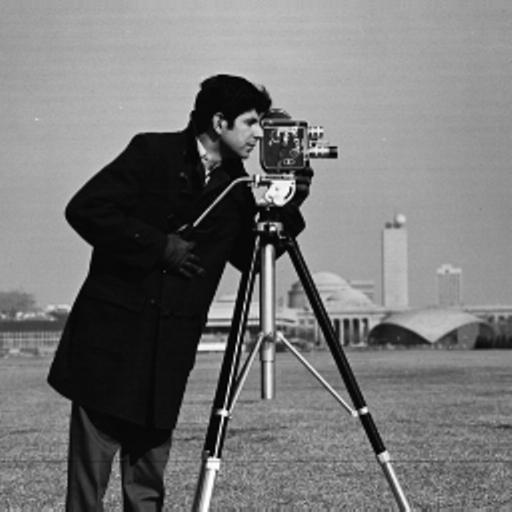
%> input picture data/cameraman.tif, 512 x 512 px
$ octave example_cameraman.m   (GNU Octave 9; MATLAB toolbox functions it lacks are replaced by stand-ins)
%> lines starting %> are read from the running program, lines starting %| are printed output that depends on the picture; in (x1, y1, x2, y2) boxes, pixels count from 0 and x2, y2 are one past the last pixel; in counts of white or black regions, pixels touching at a corner belong together; the program's own positions count from 1
### meanShiftSegmentFinal.m
function [pts_out,xy_out,cluster_sizes,clusters,clustersXY] = meanShiftSegmentFinal(X,bandwidth,options)
% Compute the mean shift procedure on the input data and return the clustered output
%
% Adapted from:
% Comaniciu and Meer. "Mean Shift: A Robust Approach Toward Feature Space
% Analysis" IEE Transactions on Pattern Analysis and Machine Intelligence.
% Vol. 24, No. 5, May 2002.
    % parameters
    if nargin < 3
        error('Invlaid usage: pts, bandwidth=(color,space,clusterSize), [options]');
    elseif nargin == 2
        options = {};
    end
    if ~isfield(options,'tolExit')
        options.tolExit = 1;
    end
    if ~isfield(options,'maxLoops')
        options.maxLoops = 100;
    end
    if ~isfield(options,'debug')
        options.debug = 0;
    end
    if ~isfield(options,'kernel')
        options.kernel = 'G';
    end
    if ~isfield(options,'mode')
        options.mode = 'A';
    end
    if ~isfield(options,'crand')
        options.crand = 0;
    end
    if ~isfield(options,'smooth')
        options.smooth = 0;
    end
    if ~isfield(options,'smoothLevel')
        options.smoothLevel = 0.1;
    end
    if ~isfield(options,'cs')
        options.cs = 0;
    end

    % check the mode
    if options.mode == 'A'
        disp('Computing everything')
    elseif options.mode == 'M'
        disp('Computing mean shift only -- clusters will be empty list');
    elseif options.mode == 'C'
        disp('Computing clusters only -- assuming X are already shifted')
    else
        disp('Valid modes are [A]ll (default), [M]ean shift only, [C]usters only');
    end

    % define Kernel functions
    l = size(X,1);
    w = size(X,2);
    features = size(X,3);
    if options.kernel == "G" % Gausian
        % 2*sigma^2 = bandwidth^2
        sigma_r = bandwidth(1)/sqrt(2);
        sigma_s = bandwidth(2)/sqrt(2);
        mGr = 1/(2*sigma_r^features);%(1/(2*pi*sigma_r^2))^(1/2);
        mGs = 1/(2*sigma_s^2);%(1/(2*pi*sigma_s^2))^(1/2);
        kernel = @(D)(mGr.*exp(-(D)/(2*sigma_r^2)));
        % if we use a fixed support we can pre-compute the distance weightings
        % use an odd-size square window with length greater than 5 times sigma
        wGxy = 2*floor(ceil(7*sigma_s)/2)+1;
        [xx,yy]=meshgrid(-(wGxy-1)/2:(wGxy-1)/2,-(wGxy-1)/2:(wGxy-1)/2);
        Gxy = mGs.*exp(-(xx.^2+yy.^2)/(2*sigma_s^2));
    elseif options.kernel == 'U' % Uniform
        kernel = @(D)(D<bandwidth(1)^2);
        % again we can use a fixed size window
        wGxy = floor(bandwidth(2)/2)*2+1;
        Gxy = ones(wGxy,wGxy);
    else
        error("Invalid Kernel Type: options are [G]ausian (default), [U]niform")
    end

    %%%%%%%%%%%%%%%%%%%%%%%%%%%%%%%%
    % first compute the mean shift %
    %%%%%%%%%%%%%%%%%%%%%%%%%%%%%%%%

    % loop until done shifting if requested
    if ~(options.mode == 'C')
        if options.debug
            tic
        end
        [currX,shiftData] = meanShift(X,Gxy,kernel,options);
        if options.debug
            t = toc;
            disp(['Total mean shift time: ', num2str(t), ' maxShifts: ', num2str(max(shiftData(:))), ...
                  ' medianShifts: ', num2str(median(shiftData(:))),' meanShifts: ', num2str(mean(shiftData(:)))]);
        end
    else
        currX = X;
    end
    % format the output points
    pts_out = currX(:,:,1:end-2);
    xy_out = currX(:,:,end-1:end);

    %%%%%%%%%%%%%%%%%%%%%%%%%%%%%%%%
    %  perform clustering on that  %
    %%%%%%%%%%%%%%%%%%%%%%%%%%%%%%%%

    % preform clustering is requested
    if ~(options.mode == 'M')
        if options.debug
            tic
        end
        if options.cs
            cluster_sizes = options.cs;
        elseif options.crand
            cluster_sizes = rand(l,w)*400;
        else
            [cluster_sizes] = computeClusterSizes(currX,bandwidth(1),max(size(Gxy)));
        end
        [clusters,clustersXY] = computeClusters(currX,cluster_sizes,bandwidth,max(size(Gxy)),options);
        if options.debug
            t = toc;
            disp(['Clustering Time: ', num2str(t)]);
        end
    else
        clusters = [];
        clustersXY = [];
        cluster_sizes = [];
    end
end

function [newX,shiftData] = meanShift(X,Gxy,kernel,options)
% given the original data X of size l by w by features where
% the last two features are (x,y) position and a spatial
% filter Gxy and a feature kernel and options compute
% the mean shift for each point and return it
    l = size(X,1);
    w = size(X,2);
    shiftData = zeros(l,w);
    deltaXY = (size(Gxy,1)-1)/2;
    % loop for now because vectored is too big
    currX = X;
    newX = currX;
    for i=1:l
        for j=1:w
            % we can note that because of fixed support we only care
            % about points within distance bandwith of the point and
            % can then compute the kernel for the color impact
            % we assume zero padding on the borders so compute the
            % various things we need to multiply and index with
            ieff = round(currX(i,j,end));
            jeff = round(currX(i,j,end-1));
            startX = jeff-deltaXY;
            endX = jeff+deltaXY;
            Gsx = 1;
            Gex = deltaXY*2+1;
            if startX < 1
                Gsx = -1*startX+2;
                startX = 1;
            else
                if endX >= size(X,2)
                    Gex = Gex - (endX-size(X,2));
                    endX = size(X,2);
                end
            end
            startY = ieff-deltaXY;
            endY = ieff+deltaXY;
            Gsy = 1;
            Gey = deltaXY*2+1;
            if startY < 1
                Gsy = -1*startY+2;
                startY = 1;
            else
                if endY >= size(X,1)
                    Gey = Gey - (endY-size(X,1));
                    endY = size(X,1);
                end
            end
            % now that we have the boundaries shift the point until
            % convergence to a local max (with perturbations to test
            % for saddle points)
            prevFinal = currX(i,j,:);
            for shifts=1:options.maxLoops
                % get the distance in the color space
                D1 = sum((X(startY:endY,startX:endX,1:end-2)-currX(i,j,1:end-2)).^2,3);
                % then compute the kernel of D (including /bandwidth)
                K1 = kernel(D1);
                K2 = Gxy(Gsy:Gey,Gsx:Gex);
                K = K1.*K2;
                % then compute the vectorized mean shift
                currX(i,j,:) = sum(sum(X(startY:endY,startX:endX,:).*K,1),2)/sum(K(:));
                % then check to see if we are converged
                delta = sum((currX(i,j,:)-newX(i,j,:)).^2,3);
                newX(i,j,:) = currX(i,j,:);
                if delta < options.tolExit
                    % if converged check to make sure we are at a local max
                    % by perturbing and only exiting if we have reached the
                    % same max twice
                    if sum((prevFinal - newX(i,j,:)).^2,3) < options.tolExit
                        shiftData(i,j) = shifts;
                        break;
                    else
                        prevFinal = newX(i,j,:);
                        newX(i,j,:) = newX(i,j,:) + rand(size(newX(i,j,:)));
                    end
                end
            end
        end
    end
end

function [cluster_sizes] = computeClusterSizes(currX,bandwidthLAB,sizeXY)
% given the shifted data currX of size l by w by features where
% the last two features are (x,y) position find the basin of attraction
% for all points as determined by the bandwidth
    scale = 1;
    sizeXY = scale*sizeXY;
    l = size(currX,1);
    w = size(currX,2);
    cluster_sizes = zeros(l,w);
    for r=1:l
        for c=1:w
            startY = max(r-sizeXY,1);
            endY = min(r+sizeXY,l);
            startX = max(c-sizeXY,1);
            endX = min(c+sizeXY,w);
            valid = sum((currX(startY:endY,startX:endX,1:end-2) - currX(r,c,1:end-2)).^2,3) < bandwidthLAB.^2;
            cluster_sizes(r,c) = nnz(valid);
        end
    end
end

function [clusters,clustersXY] = computeClusters(currX,cluster_sizes,bandwidth,sizeXY,options)
% given the shifted data currX of size l by w by features where
% the last two features are (x,y) position and given the size of the
% basin of attraction find the final clusters
    M = bandwidth(3);
    l = size(currX,1);
    w = size(currX,2);
    cluster_labels = zeros(l,w);
    label_to_point = [];
    cluster_sizes = cluster_sizes.*(cluster_sizes>M);
    done = 0;
    curr_label = 1;
    while ~done
        % find the heuristically largest cluster center left
        % and compute the window for that part of the state space
        [~,idx] = max(cluster_sizes(:));
        [r,c] = ind2sub([l,w],idx(1));
        currPt = currX(r,c,:);
        cluster_sizes(r,c) = 0;
        startY = max(r-sizeXY,1);
        endY = min(r+sizeXY,l);
        startX = max(c-sizeXY,1);
        endX = min(c+sizeXY,w);
        currWindow = currX(startY:endY,startX:endX,:);
        % then find all of the points that fall in that basin of attraction
        valid = sum((currWindow(:,:,1:end-2) - currPt(:,:,1:end-2)).^2,3) < bandwidth(1)^2;
        % and figure out which points where already assigned
        overlap = valid.*cluster_labels(startY:endY,startX:endX);
        overlap_labels = unique(overlap);
        overlap = overlap > 0;
        overlap_labels = overlap_labels(any(overlap_labels ~= 0,2),:);
        overlapCount = size(overlap_labels,1);
        % only place new clusters bigger than M pixels
        if nnz(valid) > M
            if overlapCount
                % if it overlaps with only one cluster than assign it to that cluster
                if overlapCount == 1
                    pt_label = overlap_labels(1);
                % else we need to potentially merge clusters
                else
                    % first we get the values of the merge candidates
                    merge_candidates = label_to_point(overlap_labels,:);
                    % and we compute the size of each cluster
                    size_f = @(index)(nnz(cluster_labels == overlap_labels(index)));
                    merge_candidates_sizes = arrayfun(size_f,1:length(overlap_labels));
                    % we need to compute the pairwise distances between the
                    % various clusters to see if they attract each other - we
                    % only compare the colors as this process is being done
                    % with the spatial restrictions already put in place by the
                    % windowing done to select these -- we can use pdist
                    % because in this case we have a small set to compare
                    mergeable = squareform(pdist(merge_candidates(:,1:3))) < bandwidth(1);
                    if nnz(mergeable)
                        weights = mergeable .* reshape(merge_candidates_sizes,1,[]);
                        % we then base off of the largest current cluster and
                        % update all of it's pairs and then descend until all that
                        % can be merged are by merging with a weighted average of
                        % the colors and space values for those areas.
                        [~,order] = sort(merge_candidates_sizes,'descend');
                        updated = zeros(overlapCount,1);
                        for loop=1:overlapCount
                            idx = order(loop);
                            ws = weights(idx,:);
                            val = ws*merge_candidates./sum(ws);
                            for posIdx=1:length(ws)
                                if ws(posIdx) > 0 && updated(posIdx) == 0
                                    label_to_point(overlap_labels(posIdx),:) = val;
                                    updated(posIdx) = 1;
                                end
                            end
                            if nnz(updated) == 0
                                break
                            end
                        end
                    end
                    merge_candidates_sizes = arrayfun(size_f,1:length(overlap_labels));
                    [~,idx] = max(merge_candidates_sizes);
                    pt_label = overlap_labels(idx);
                end
            % otherwise we have found a new cluster so assign it accordingly
            else
                pt_label = curr_label;
                label_to_point(pt_label,:) = reshape(currPt,1,[]);
                curr_label = curr_label + 1;
            end
            % save the appropriate values
            cluster_labels(startY:endY,startX:endX,:) = cluster_labels(startY:endY,startX:endX,:) + (valid-overlap).*pt_label;
            cluster_sizes(startY:endY,startX:endX,:) = cluster_sizes(startY:endY,startX:endX,:).*(~valid);
            done = nnz(cluster_sizes) == 0;
        end
    end
    cluster_labels(find(cluster_labels == 0)) = NaN;
    cluster_labels = fillmissing(cluster_labels,'nearest');
    % then smooth output if requested
    if options.smooth
        % find all of the clusters and sort them by size
        uniqueC = unique(cluster_labels);
        size_f = @(index)(nnz(cluster_labels == uniqueC(index)));
        clusterS = arrayfun(size_f,1:length(uniqueC));
        [~,orderS] = sort(clusterS,'ascend');
        % smooth out all of the small clusters to get rid of any patchy
        % ones (if a large cluster is a problem smoothing it will take over
        % the entire picture in this manner so it is skipped) but the user
        % can pick this with options.smoothLevel
        total = sum(clusterS < options.smoothLevel*sum(clusterS));
        % smooth with less than the bandwidh used before to not do too much
        SE = strel('disk',bandwidth(2)/3,8);
        for idx=1:total
            curr_c = orderS(idx);
            newLabels = imclose(cluster_labels == uniqueC(curr_c),SE);
            cluster_labels = cluster_labels.*~newLabels + uniqueC(curr_c).*newLabels;
        end
    end
    % finally create the final cluster values from the labels
    cluster_labels = reshape(cluster_labels,l*w,1);
    clusters = label_to_point(cluster_labels,:);
    clusters = reshape(clusters,l,w,[]);
    clustersXY = clusters(:,:,end-1:end);
    clusters = clusters(:,:,1:end-2);
end

### example_cameraman.m
clear;
% load in the image
im = double(imread('data/cameraman.tif'));
%> im: size 512x512 double; min 0, max 255, mean 118.3; mean of the top-left, top-right, bottom-left and bottom-right quarters 119.6, 153.4, 75.3, 125
im = floor(imresize(im,0.5));
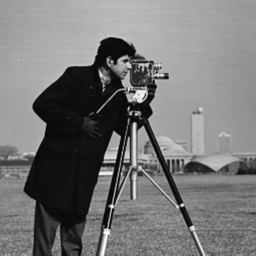
%> im: size 256x256 double; min -4, max 257, mean 117.8; drawn with min black and max white
% add in XY coords
[X,Y] = meshgrid(1:size(im,2),1:size(im,1));
data = cat(3,im,X,Y);
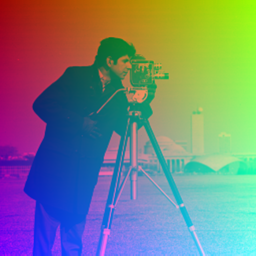
%> data: size 256x256x3 double; mean R, G, B 117.8, 128.5, 128.5; drawn with min black and max white
% set options and compute
options.debug = 1;
options.tolExit = 1;
options.kernel = 'U';
options.mode = 'A';
bw = [10,8,10];
[pts_out,~,~,clusters,clustersXY] = meanShiftSegmentFinal(data,bw,options);
%> after the loop in meanShift, `for i=1:l`:
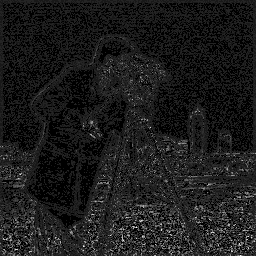
%> shiftData: size 256x256 double; min 1, max 22, mean 3.3; drawn with min black and max white
%| Total mean shift time: 10.651 maxShifts: 22 medianShifts: 3 meanShifts: 3.3309
%> after the loop in computeClusterSizes, `for r=1:l`:
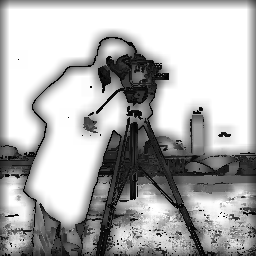
%> cluster_sizes: size 256x256 double; min 1, max 361, mean 249.9; drawn with min black and max white
%> the loop in computeClusters, `while ~done` made 1107 passes
%> (r, c, currPt, startY, endY, startX, endX) on passes 28, 33, 43: (60, 29, [169.7 29 60], 51, 69, 20, 38), (50, 30, [169.2 30 50], 41, 59, 21, 39), (50, 40, [172.6 40 50], 41, 59, 31, 49)
%> (r, c, currPt, startY, endY, startX, endX) on passes 2, 3, 4, 5, 7, 8: (20, 10, [156.5 10 20], 11, 29, 1, 19), (30, 10, [158.1 10 30], 21, 39, 1, 19), (40, 10, [158.9 10 40], 31, 49, 1, 19), (50, 10, [162.5 10 50], 41, 59, 1, 19), (80, 10, [165.9 10 80], 71, 89, 1, 19), (90, 10, [163.3 10 90], 81, 99, 1, 19)
%> after the loop in computeClusters, `while ~done`:
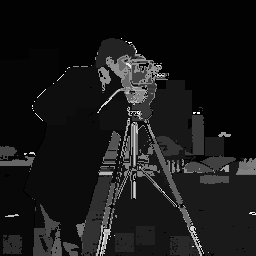
%> cluster_labels: size 256x256 double; min 0, max 86, mean 8.4; drawn with min black and max white
%> after the loop in computeClusters, `while ~done`: cluster_sizes: size 256x256 double; every value is 0
%> in computeClusters, `cluster_labels(find(cluster_labels == 0)) = NaN;`: cluster_labels: size 256x256 double; 1.06% of pixels changed, all inside (x1, y1, x2, y2) = (0, 37, 255, 256)
%> the run ends on the next line

$ run again, with data/baboon.tif copied over data/cameraman.tif
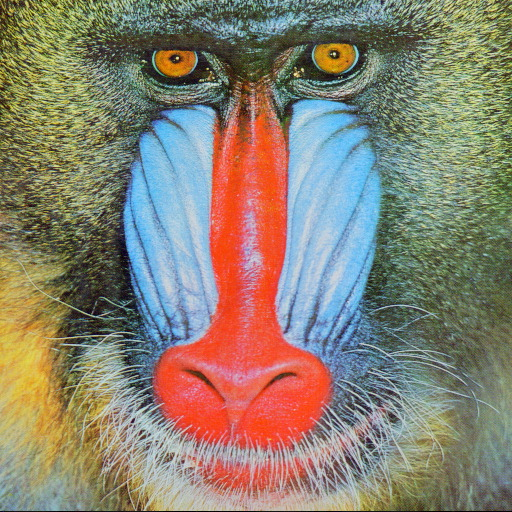
%> input picture data/baboon.tif, 512 x 512 px
%| Total mean shift time: 16.6015 maxShifts: 28 medianShifts: 5 meanShifts: 4.9168
%> after the loop in computeClusterSizes, `for r=1:l`:
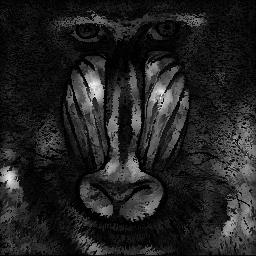
%> cluster_sizes: size 256x256 double; min 1, max 294, mean 40.8; drawn with min black and max white
%> the loop in computeClusters, `while ~done` made 3339 passes
%> (r, c, currPt, startY, endY, startX, endX) on pass 52: (106, 174, [132 194.8 236 172.7 105.8], 97, 115, 165, 183)
%> after the loop in computeClusters, `while ~done`:
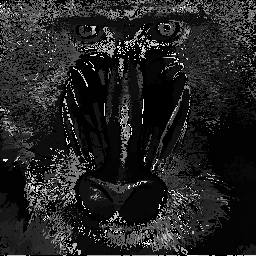
%> cluster_labels: size 256x256 double; min 0, max 358, mean 49.5; drawn with min black and max white
